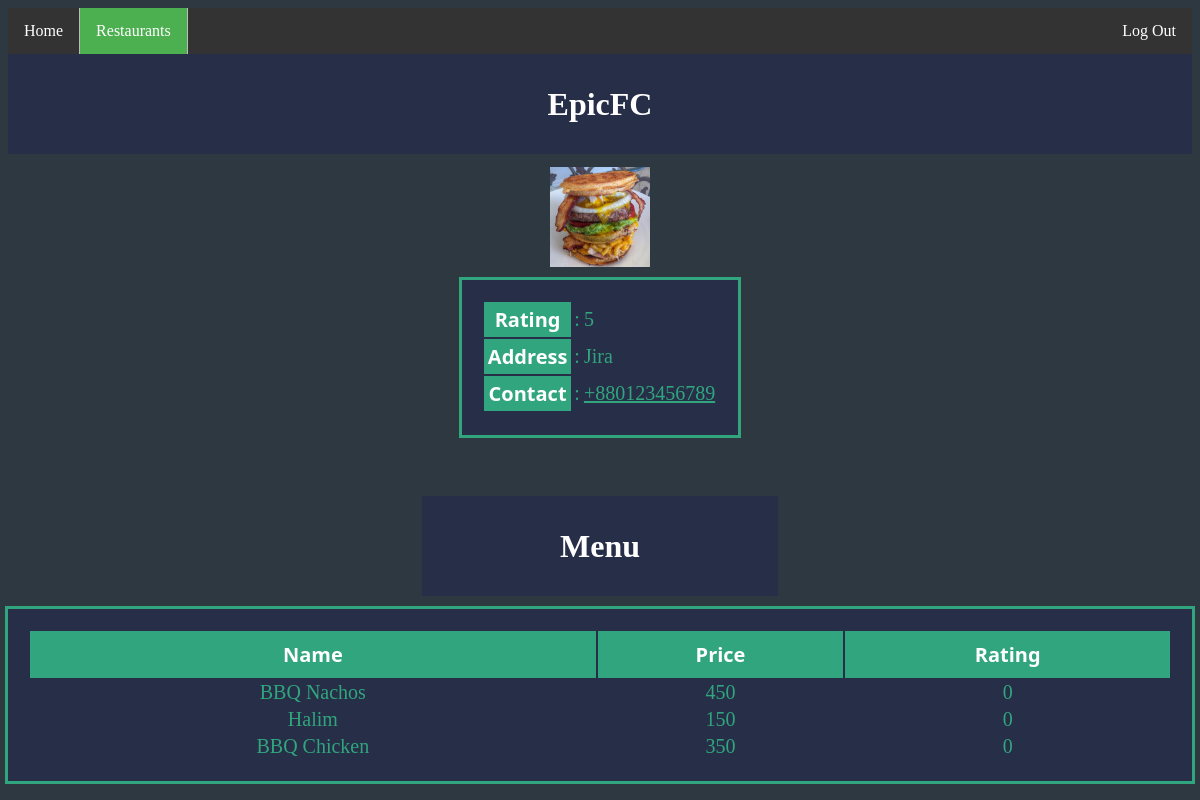
/admin/restaurant?id=1 (signed in), run on the app's committed database.
### tables this page shows
CREATE TABLE `restaurants` (
  `restaurant_id` int NOT NULL,
  `restaurant_name` varchar(26) NOT NULL,
  `restaurant_rating` float DEFAULT '0',
  `restaurant_address` varchar(50) DEFAULT NULL,
  `restaurant_logo` varchar(300) DEFAULT '../restaurants/default.jpg',
  `restaurant_contact` varchar(15) DEFAULT NULL,
  `restaurant_bg` varchar(300) DEFAULT NULL
);

CREATE TABLE `items` (
  `item_id` int NOT NULL,
  `item_name` varchar(26) NOT NULL,
  `item_price` float NOT NULL,
  `item_rating` float DEFAULT '0',
  `restaurant_id` int DEFAULT NULL
);

### admin/restaurant.php (the view, shortened to what this page needs)
<?php
if (isset($_SESSION['username']) && isset($_SESSION['role']) && isset($_SESSION['user_id']) && !empty($_SESSION['username']) && !empty($_SESSION['role']) && !empty($_SESSION['user_id'])) {
    if ($_SESSION['role'] == 'admin') {
        include '../config.php';
        if (isset($_GET['id'])) {
            $id = $_GET['id'];
?>
<?php
            try {
                $dbcon = new PDO("mysql:host=$dbserver:$dbport;dbname=$db;", "$dbuser", "$dbpass");
                $dbcon->setAttribute(PDO::ATTR_ERRMODE, PDO::ERRMODE_EXCEPTION);
                $sqlquery = "SELECT * FROM restaurants where restaurant_id=$id";
                try {
                    $returnval = $dbcon->query($sqlquery);
                    $productstable = $returnval->fetchAll();
                    foreach ($productstable as $row) {
            ?>
<!DOCTYPE html>
<html lang="en">
<head>
    <link rel="stylesheet" href="../css/style.css">
</head>
<body>
    <ul>
        <li><a href="../login">Home</a></li>
        <li><a class="active" href="restaurants">Restaurants</a></li>
        <li style="float:right"><a href="../logout.php">Log Out</a></li>
    </ul>
    <div class="dahsboard_heading">
        <h1><?php echo $row['restaurant_name'] ?></h1>
    </div>
    <div class="dashboard_background" style="flex-direction:column; align-items:center; justify-content:space-evenly; padding:0px;">
        <img src="<?php echo $row['restaurant_logo'] ?>" alt="<?php echo $row['restaurant_name'] ?>" height="100px" width="100px">
        <table class="table_design">
            <thead>
                <tr>
                    <th style="text-align: center; padding:4px 4px;">Rating</th>
                    <td> : </td>
                    <td style="text-align: left;"> <?php echo $row['restaurant_rating'] ?></td>
                </tr>
                <tr>
                    <th style="text-align: center; padding: 4px 4px;">Address</th>
                    <td> : </td>
                    <td style="text-align: left;"> <?php echo $row['restaurant_address'] ?></td>
                </tr>
                <tr>
                    <th style="text-align: center; padding:4px 4px;">Contact</th>
                    <td> : </td>
                    <td style="text-align: left;"> <a href="tel:<?php echo $row['restaurant_contact'] ?>"><?php echo $row['restaurant_contact'] ?></a></td>
                </tr>
            </thead>
                <?php
                                } ?>
        </table>
        <?php
                        } catch (PDOException $ex) {
                            ?>
        <tr>
            <td colspan="5">Data read error ... ...</td>
        </tr>
        <?php
                        }
                    } catch (PDOException $ex) {
                            ?>
        <tr>
            <td colspan="5">Data read error ... ...</td>
        </tr>
        <?php
                    }
                        ?>
        <?php
                } else {
                    ?>
        <script>
            window.location.assign('index.php');
        </script>
        <?php
                }
                    ?>
        <br />
        <br />
        <div class="dahsboard_heading" style="width: 30%;">
            <h1 style="color: white">Menu</h1>
        </div>
        <table style="width:100%;" class="table_design">
            <thead>
                <tr>
                    <th>Name</th>
                    <th>Price</th>
                    <th>Rating</th>
                </tr>
            </thead>
            <tbody>
                <?php
                            try {
                                $dbcon = new PDO("mysql:host=$dbserver:$dbport;dbname=$db;", "$dbuser", "$dbpass");
                                $dbcon->setAttribute(PDO::ATTR_ERRMODE, PDO::ERRMODE_EXCEPTION);
                                $sqlquery = "SELECT * FROM items where restaurant_id=$id";
                                try {
                                    $returnval = $dbcon->query($sqlquery);
                                    $hometable = $returnval->fetchAll();
                                    foreach ($hometable as $row) {
                            ?>
                <tr>
                    <td><?php echo $row['item_name'] ?></td>
                    <td><?php echo $row['item_price'] ?></td>
                    <td><?php echo $row['item_rating'] ?></a>
                </tr>
                <?php
                                    }
                                } catch (PDOException $ex) {
                                    ?>
                <tr>
                    <td colspan="3">Data read error ... ...</td>
                </tr>
                <?php
                                }
                            } catch (PDOException $ex) {
                                ?>
                <tr>
                    <td colspan="3">Data read error ... ...</td>
                </tr>
                <?php
                            }
                            ?>
            </tbody>
        </table>
    </div>
</body>
</html>
<?php
                } else {
                    ?>
<script>
    window.location.assign('../login.php');
</script>
<?php
                }
            } else {
                    ?>
<script>
    window.location.assign('../login.php');
</script>
<?php
            }
                ?>

### css/style.css (style rules this page uses)
th { font-size: 20px; font-family: "Segoe UI"; background-color: #31A57D; color: white; padding: 10px 0; }
thead { margin-bottom: 20px; }
table { outline-style: solid; }
td { text-align: center; font-size: 20px; margin-top: 100px; }
ul { list-style-type: none; margin: 0; padding: 0; overflow: hidden; background-color: #333; }
li { display: inline; float: left; border-right: 1px solid #bbb; }
li:last-child { border-right: none; }
li a { display: block; color: white; text-align: center; padding: 14px 16px; text-decoration: none; }
.active { background-color: #4CAF50; }
.dahsboard_heading { display: flex; height: 100px; width: 100%; justify-content: center; align-items: center; background-color: #272E48; color: white; }
.table_design { padding: 20px 20px; color: #31A57D; background-color: #272E48; margin-right: 20%; margin-left: 20%; height: fit-content; }
a { color: #31A57D; }
.dashboard_background { display: flex; padding-top: 10%; width: 100%; height: 100%; justify-content: center; }
html { height: 100vh; }
body { height: 80%; background: #2E3841; }
h1 { color: white; }

### data on the page
restaurants: restaurant_name "EpicFC", restaurant_logo (picture), restaurant_rating "5", restaurant_address "Jira", restaurant_contact "+880123456789"
items: item_name "BBQ Nachos", item_price "450", item_rating "0"
items: item_name "Halim", item_price "150", item_rating "0"
items: item_name "BBQ Chicken", item_price "350", item_rating "0"
